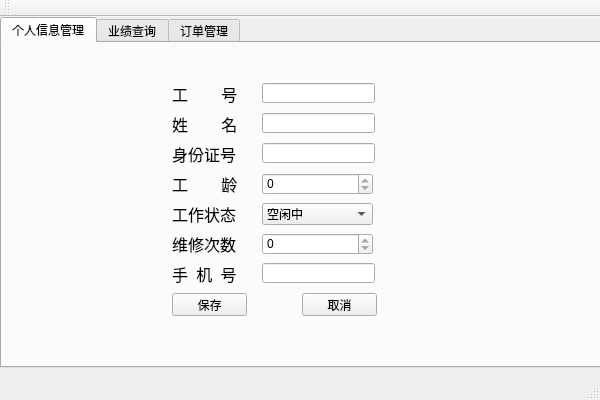
<?xml version="1.0" encoding="UTF-8"?>
<ui version="4.0">
 <class>Worker</class>
 <widget class="QMainWindow" name="Worker">
  <property name="geometry">
   <rect>
    <x>0</x>
    <y>0</y>
    <width>600</width>
    <height>400</height>
   </rect>
  </property>
  <property name="windowTitle">
   <string>Worker</string>
  </property>
  <widget class="QWidget" name="centralWidget">
   <widget class="QTabWidget" name="tabWidget">
    <property name="geometry">
     <rect>
      <x>0</x>
      <y>0</y>
      <width>601</width>
      <height>351</height>
     </rect>
    </property>
    <property name="currentIndex">
     <number>0</number>
    </property>
    <widget class="QWidget" name="workerWidget">
     <attribute name="title">
      <string>个人信息管理</string>
     </attribute>
     <widget class="QLabel" name="label">
      <property name="geometry">
       <rect>
        <x>170</x>
        <y>40</y>
        <width>71</width>
        <height>21</height>
       </rect>
      </property>
      <property name="font">
       <font>
        <family>华文行楷</family>
        <pointsize>12</pointsize>
       </font>
      </property>
      <property name="text">
       <string>工        号</string>
      </property>
     </widget>
     <widget class="QLabel" name="label_2">
      <property name="geometry">
       <rect>
        <x>170</x>
        <y>70</y>
        <width>71</width>
        <height>21</height>
       </rect>
      </property>
      <property name="font">
       <font>
        <family>华文行楷</family>
        <pointsize>12</pointsize>
       </font>
      </property>
      <property name="text">
       <string>姓        名</string>
      </property>
     </widget>
     <widget class="QLabel" name="label_3">
      <property name="geometry">
       <rect>
        <x>170</x>
        <y>130</y>
        <width>71</width>
        <height>21</height>
       </rect>
      </property>
      <property name="font">
       <font>
        <family>华文行楷</family>
        <pointsize>12</pointsize>
       </font>
      </property>
      <property name="text">
       <string>工        龄</string>
      </property>
     </widget>
     <widget class="QLabel" name="label_4">
      <property name="geometry">
       <rect>
        <x>170</x>
        <y>190</y>
        <width>71</width>
        <height>21</height>
       </rect>
      </property>
      <property name="font">
       <font>
        <family>华文行楷</family>
        <pointsize>12</pointsize>
       </font>
      </property>
      <property name="text">
       <string>维修次数</string>
      </property>
     </widget>
     <widget class="QLabel" name="label_5">
      <property name="geometry">
       <rect>
        <x>170</x>
        <y>220</y>
        <width>71</width>
        <height>21</height>
       </rect>
      </property>
      <property name="font">
       <font>
        <family>华文行楷</family>
        <pointsize>12</pointsize>
       </font>
      </property>
      <property name="text">
       <string>手  机  号</string>
      </property>
     </widget>
     <widget class="QLabel" name="label_6">
      <property name="geometry">
       <rect>
        <x>170</x>
        <y>160</y>
        <width>71</width>
        <height>21</height>
       </rect>
      </property>
      <property name="font">
       <font>
        <family>华文行楷</family>
        <pointsize>12</pointsize>
       </font>
      </property>
      <property name="text">
       <string>工作状态</string>
      </property>
     </widget>
     <widget class="QLabel" name="label_8">
      <property name="geometry">
       <rect>
        <x>170</x>
        <y>100</y>
        <width>71</width>
        <height>21</height>
       </rect>
      </property>
      <property name="font">
       <font>
        <family>华文行楷</family>
        <pointsize>12</pointsize>
       </font>
      </property>
      <property name="text">
       <string>身份证号</string>
      </property>
     </widget>
     <widget class="QLineEdit" name="WorkerID">
      <property name="geometry">
       <rect>
        <x>260</x>
        <y>40</y>
        <width>113</width>
        <height>20</height>
       </rect>
      </property>
      <property name="readOnly">
       <bool>true</bool>
      </property>
     </widget>
     <widget class="QLineEdit" name="name">
      <property name="geometry">
       <rect>
        <x>260</x>
        <y>70</y>
        <width>113</width>
        <height>20</height>
       </rect>
      </property>
     </widget>
     <widget class="QLineEdit" name="ID">
      <property name="geometry">
       <rect>
        <x>260</x>
        <y>100</y>
        <width>113</width>
        <height>20</height>
       </rect>
      </property>
      <property name="maxLength">
       <number>18</number>
      </property>
     </widget>
     <widget class="QSpinBox" name="Age">
      <property name="geometry">
       <rect>
        <x>260</x>
        <y>130</y>
        <width>111</width>
        <height>22</height>
       </rect>
      </property>
      <property name="readOnly">
       <bool>true</bool>
      </property>
     </widget>
     <widget class="QComboBox" name="comboBox">
      <property name="geometry">
       <rect>
        <x>260</x>
        <y>160</y>
        <width>111</width>
        <height>22</height>
       </rect>
      </property>
      <item>
       <property name="text">
        <string>空闲中</string>
       </property>
      </item>
      <item>
       <property name="text">
        <string>维修中</string>
       </property>
      </item>
     </widget>
     <widget class="QSpinBox" name="timeBox">
      <property name="geometry">
       <rect>
        <x>260</x>
        <y>190</y>
        <width>111</width>
        <height>22</height>
       </rect>
      </property>
      <property name="readOnly">
       <bool>true</bool>
      </property>
      <property name="maximum">
       <number>999999999</number>
      </property>
     </widget>
     <widget class="QLineEdit" name="phone">
      <property name="geometry">
       <rect>
        <x>260</x>
        <y>220</y>
        <width>113</width>
        <height>20</height>
       </rect>
      </property>
     </widget>
     <widget class="QPushButton" name="Save">
      <property name="enabled">
       <bool>true</bool>
      </property>
      <property name="geometry">
       <rect>
        <x>170</x>
        <y>250</y>
        <width>75</width>
        <height>23</height>
       </rect>
      </property>
      <property name="text">
       <string>保存</string>
      </property>
     </widget>
     <widget class="QPushButton" name="Cancel">
      <property name="enabled">
       <bool>true</bool>
      </property>
      <property name="geometry">
       <rect>
        <x>300</x>
        <y>250</y>
        <width>75</width>
        <height>23</height>
       </rect>
      </property>
      <property name="text">
       <string>取消</string>
      </property>
     </widget>
    </widget>
    <widget class="QWidget" name="performanceWidget">
     <attribute name="title">
      <string>业绩查询</string>
     </attribute>
     <widget class="QTableView" name="performanceView">
      <property name="geometry">
       <rect>
        <x>30</x>
        <y>70</y>
        <width>256</width>
        <height>192</height>
       </rect>
      </property>
     </widget>
     <widget class="QChartView" name="chartView">
      <property name="geometry">
       <rect>
        <x>320</x>
        <y>70</y>
        <width>256</width>
        <height>192</height>
       </rect>
      </property>
     </widget>
    </widget>
    <widget class="QWidget" name="orderWidget">
     <attribute name="title">
      <string>订单管理</string>
     </attribute>
     <widget class="QTableView" name="orderView">
      <property name="geometry">
       <rect>
        <x>130</x>
        <y>90</y>
        <width>256</width>
        <height>192</height>
       </rect>
      </property>
     </widget>
    </widget>
   </widget>
  </widget>
  <widget class="QMenuBar" name="menuBar">
   <property name="geometry">
    <rect>
     <x>0</x>
     <y>0</y>
     <width>600</width>
     <height>23</height>
    </rect>
   </property>
  </widget>
  <widget class="QToolBar" name="mainToolBar">
   <attribute name="toolBarArea">
    <enum>TopToolBarArea</enum>
   </attribute>
   <attribute name="toolBarBreak">
    <bool>false</bool>
   </attribute>
  </widget>
  <widget class="QStatusBar" name="statusBar"/>
 </widget>
 <layoutdefault spacing="6" margin="11"/>
 <customwidgets>
  <customwidget>
   <class>QChartView</class>
   <extends>QGraphicsView</extends>
   <header location="global">qchartview.h</header>
  </customwidget>
 </customwidgets>
 <resources/>
 <connections/>
</ui>
